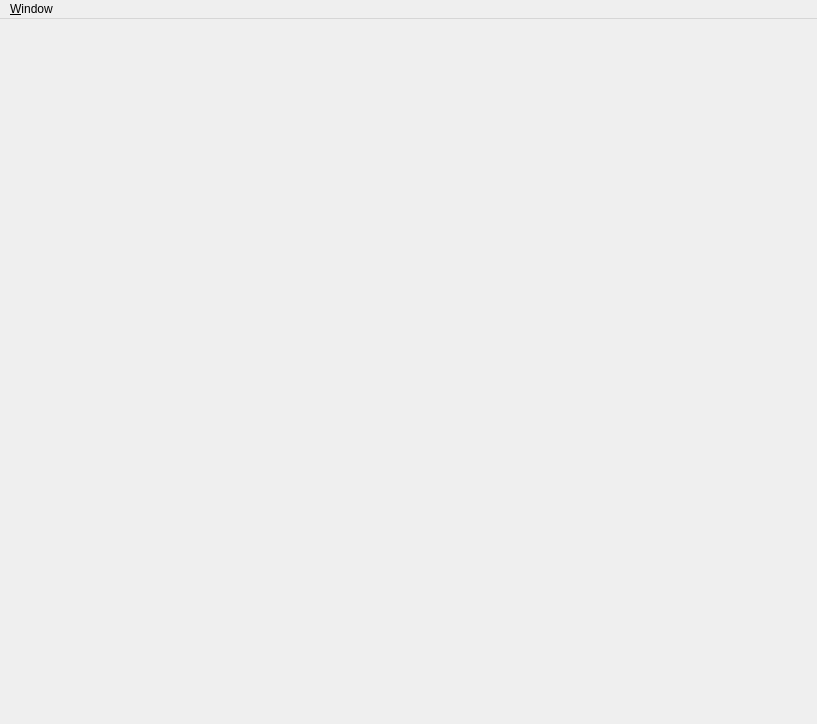
<?xml version="1.0" encoding="UTF-8"?>
<ui version="4.0">
 <class>MainWindow</class>
 <widget class="QMainWindow" name="MainWindow">
  <property name="geometry">
   <rect>
    <x>0</x>
    <y>0</y>
    <width>817</width>
    <height>724</height>
   </rect>
  </property>
  <property name="windowIcon">
   <iconset resource="../../../resources/nicos-gui.qrc">
    <normaloff>:/sunny</normaloff>:/sunny</iconset>
  </property>
  <property name="toolButtonStyle">
   <enum>Qt::ToolButtonIconOnly</enum>
  </property>
  <widget class="QWidget" name="centralWidget">
   <layout class="QVBoxLayout" name="verticalLayout_2">
    <property name="margin">
     <number>0</number>
    </property>
    <item>
     <layout class="QVBoxLayout" name="centralLayout">
      <property name="leftMargin">
       <number>0</number>
      </property>
     </layout>
    </item>
   </layout>
  </widget>
  <widget class="QMenuBar" name="menubar">
   <property name="geometry">
    <rect>
     <x>0</x>
     <y>0</y>
     <width>817</width>
     <height>23</height>
    </rect>
   </property>
   <widget class="QMenu" name="menuFile">
    <property name="title">
     <string>&amp;Window</string>
    </property>
    <addaction name="actionFont"/>
    <addaction name="actionColor"/>
    <addaction name="separator"/>
    <addaction name="actionClose"/>
   </widget>
   <addaction name="menuFile"/>
  </widget>
  <action name="actionClose">
   <property name="icon">
    <iconset resource="../../../resources/nicos-gui.qrc">
     <normaloff>:/quit</normaloff>:/quit</iconset>
   </property>
   <property name="text">
    <string>&amp;Close</string>
   </property>
   <property name="toolTip">
    <string>Close this window</string>
   </property>
   <property name="shortcut">
    <string>Ctrl+W</string>
   </property>
   <property name="menuRole">
    <enum>QAction::QuitRole</enum>
   </property>
  </action>
  <action name="actionFont">
   <property name="text">
    <string>&amp;Font...</string>
   </property>
  </action>
  <action name="actionColor">
   <property name="text">
    <string>&amp;Color...</string>
   </property>
  </action>
 </widget>
 <resources>
  <include location="../../../resources/nicos-gui.qrc"/>
 </resources>
 <connections>
  <connection>
   <sender>actionClose</sender>
   <signal>triggered()</signal>
   <receiver>MainWindow</receiver>
   <slot>close()</slot>
   <hints>
    <hint type="sourcelabel">
     <x>-1</x>
     <y>-1</y>
    </hint>
    <hint type="destinationlabel">
     <x>315</x>
     <y>326</y>
    </hint>
   </hints>
  </connection>
 </connections>
</ui>
